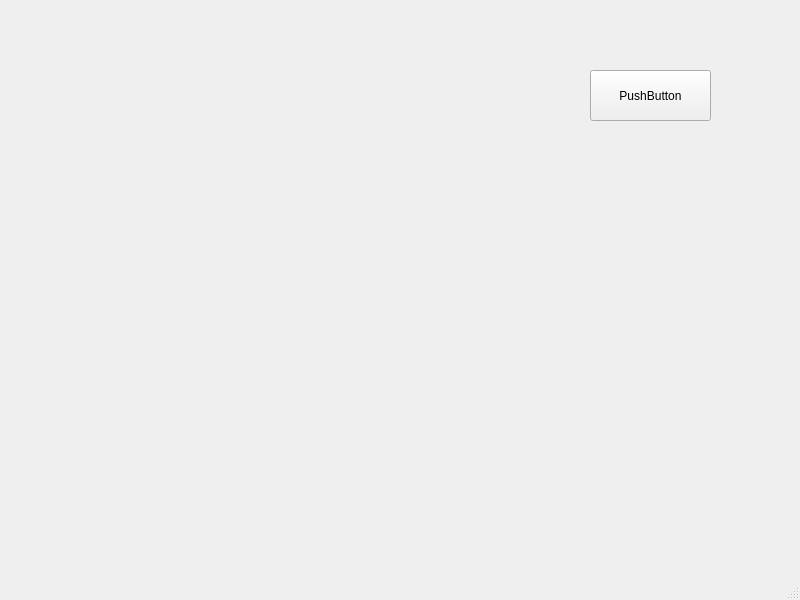
<?xml version="1.0" encoding="UTF-8"?>
<ui version="4.0">
 <class>lesson3</class>
 <widget class="QMainWindow" name="lesson3">
  <property name="geometry">
   <rect>
    <x>0</x>
    <y>0</y>
    <width>800</width>
    <height>600</height>
   </rect>
  </property>
  <property name="windowTitle">
   <string>MainWindow</string>
  </property>
  <widget class="QWidget" name="centralwidget">
   <widget class="QPushButton" name="start_3">
    <property name="geometry">
     <rect>
      <x>590</x>
      <y>70</y>
      <width>121</width>
      <height>51</height>
     </rect>
    </property>
    <property name="text">
     <string>PushButton</string>
    </property>
   </widget>
  </widget>
  <widget class="QMenuBar" name="menubar">
   <property name="geometry">
    <rect>
     <x>0</x>
     <y>0</y>
     <width>800</width>
     <height>21</height>
    </rect>
   </property>
  </widget>
  <widget class="QStatusBar" name="statusbar"/>
 </widget>
 <resources/>
 <connections/>
</ui>
